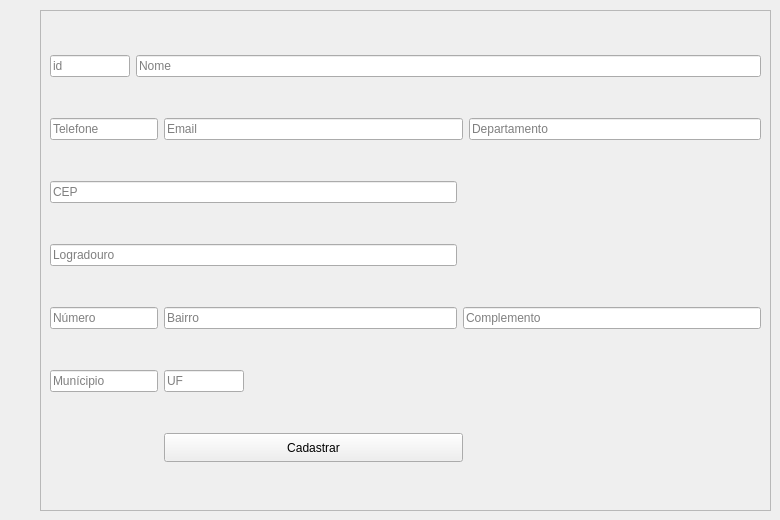
              <widget class="QWidget" name="tab_3">
               <attribute name="title">
                <string>Cadastra Funcionario</string>
               </attribute>
               <widget class="QFrame" name="pageCadastraFuncionario">
                <property name="geometry">
                 <rect>
                  <x>40</x>
                  <y>10</y>
                  <width>731</width>
                  <height>501</height>
                 </rect>
                </property>
                <property name="maximumSize">
                 <size>
                  <width>16777215</width>
                  <height>16777215</height>
                 </size>
                </property>
                <property name="frameShape">
                 <enum>QFrame::StyledPanel</enum>
                </property>
                <property name="frameShadow">
                 <enum>QFrame::Raised</enum>
                </property>
                <layout class="QGridLayout" name="gridLayout_5">
                 <item row="3" column="0" colspan="3">
                  <widget class="QLineEdit" name="txtLogradouroFuncionario">
                   <property name="placeholderText">
                    <string>Logradouro</string>
                   </property>
                  </widget>
                 </item>
                 <item row="1" column="2" colspan="2">
                  <widget class="QLineEdit" name="txtEmailFuncionario">
                   <property name="placeholderText">
                    <string>Email</string>
                   </property>
                  </widget>
                 </item>
                 <item row="1" column="4">
                  <widget class="QLineEdit" name="txtDepartamento">
                   <property name="placeholderText">
                    <string>Departamento</string>
                   </property>
                  </widget>
                 </item>
                 <item row="4" column="0" colspan="2">
                  <widget class="QLineEdit" name="txtNumeroEnderecoFuncionario">
                   <property name="placeholderText">
                    <string>Número</string>
                   </property>
                  </widget>
                 </item>
                 <item row="0" column="1" colspan="4">
                  <widget class="QLineEdit" name="txtNomeFuncionario">
                   <property name="enabled">
                    <bool>true</bool>
                   </property>
                   <property name="placeholderText">
                    <string>Nome</string>
                   </property>
                  </widget>
                 </item>
                 <item row="4" column="2">
                  <widget class="QLineEdit" name="txtBairroFuncionario">
                   <property name="placeholderText">
                    <string>Bairro</string>
                   </property>
                  </widget>
                 </item>
                 <item row="5" column="2">
                  <widget class="QLineEdit" name="txtUfFuncionario">
                   <property name="maximumSize">
                    <size>
                     <width>80</width>
                     <height>16777215</height>
                    </size>
                   </property>
                   <property name="placeholderText">
                    <string>UF</string>
                   </property>
                  </widget>
                 </item>
                 <item row="6" column="2" colspan="2">
                  <widget class="QPushButton" name="btnCadastrarFuncionario">
                   <property name="minimumSize">
                    <size>
                     <width>180</width>
                     <height>29</height>
                    </size>
                   </property>
                   <property name="text">
                    <string>Cadastrar</string>
                   </property>
                  </widget>
                 </item>
                 <item row="1" column="0" colspan="2">
                  <widget class="QLineEdit" name="txtFoneFuncionario">
                   <property name="placeholderText">
                    <string>Telefone</string>
                   </property>
                  </widget>
                 </item>
                 <item row="4" column="3" colspan="2">
                  <widget class="QLineEdit" name="txtComplementoFuncionario">
                   <property name="placeholderText">
                    <string>Complemento</string>
                   </property>
                  </widget>
                 </item>
                 <item row="0" column="0">
                  <widget class="QLineEdit" name="idFuncionario">
                   <property name="sizePolicy">
                    <sizepolicy hsizetype="Expanding" vsizetype="Preferred">
                     <horstretch>0</horstretch>
                     <verstretch>0</verstretch>
                    </sizepolicy>
                   </property>
                   <property name="maximumSize">
                    <size>
                     <width>80</width>
                     <height>80</height>
                    </size>
                   </property>
                   <property name="placeholderText">
                    <string>id</string>
                   </property>
                  </widget>
                 </item>
                 <item row="5" column="0" colspan="2">
                  <widget class="QLineEdit" name="txtMunicipioFuncionario">
                   <property name="placeholderText">
                    <string>Munícipio</string>
                   </property>
                  </widget>
                 </item>
                 <item row="2" column="0" colspan="3">
                  <widget class="QLineEdit" name="txtCepFuncionario">
                   <property name="placeholderText">
                    <string>CEP</string>
                   </property>
                  </widget>
                 </item>
                </layout>
               </widget>
              </widget>
